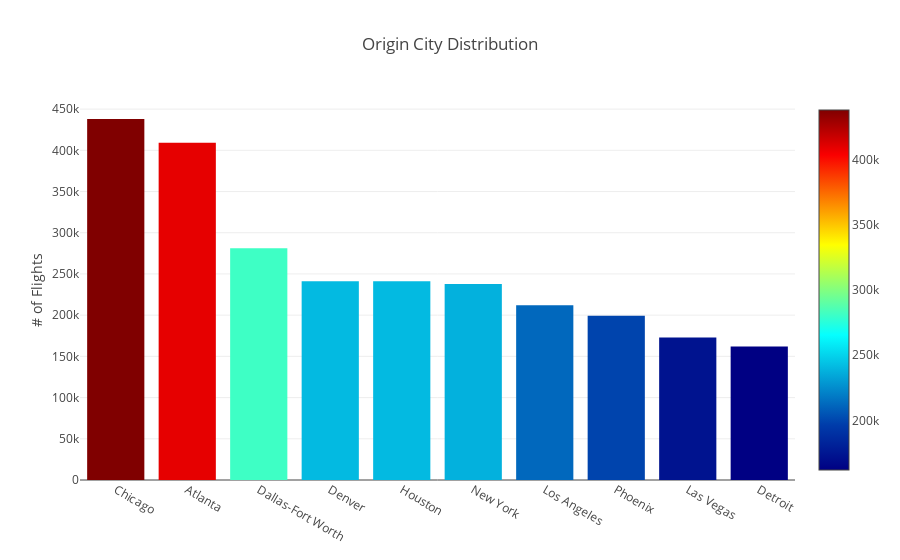

Here is the notebook cell this chart was saved with:
### Markdown cell above
**By the pie chart above we know that Hartsfield-Jackson International Airport is the croudest one followed by Chicago O'Hare International Airport.**

### Code cell
dff = df.CITY_x.value_counts()[:10]

trace = go.Bar(
    x=dff.index,
    y=dff.values,
    marker=dict(
        color = dff.values,
        colorscale='Jet',
        showscale=True
    )
)

data = [trace]
layout = go.Layout(
    title='Origin City Distribution', 
    yaxis = dict(title = '# of Flights')
)

fig = go.Figure(data=data, layout=layout)
py.iplot(fig)

### Figure 1 — Plotly figure (JSON) as saved in the notebook; plotly's stock layout.template omitted (floating-point values rounded to 4 significant figures)
{"data": [{"marker": {"color": [437999, 409044, 281281, 241153, 241105, 237939, 212044, 199214, 172876, 161989], "colorscale": "Jet", "showscale": true}, "type": "bar", "uid": "231c8a90-fdf7-417d-bbf7-009a6ba4f53c", "x": ["Chicago", "Atlanta", "Dallas-Fort Worth", "Denver", "Houston", "New York", "Los Angeles", "Phoenix", "Las Vegas", "Detroit"], "y": [437999, 409044, 281281, 241153, 241105, 237939, 212044, 199214, 172876, 161989]}], "layout": {"title": {"text": "Origin City Distribution"}, "yaxis": {"title": {"text": "# of Flights"}}}}
